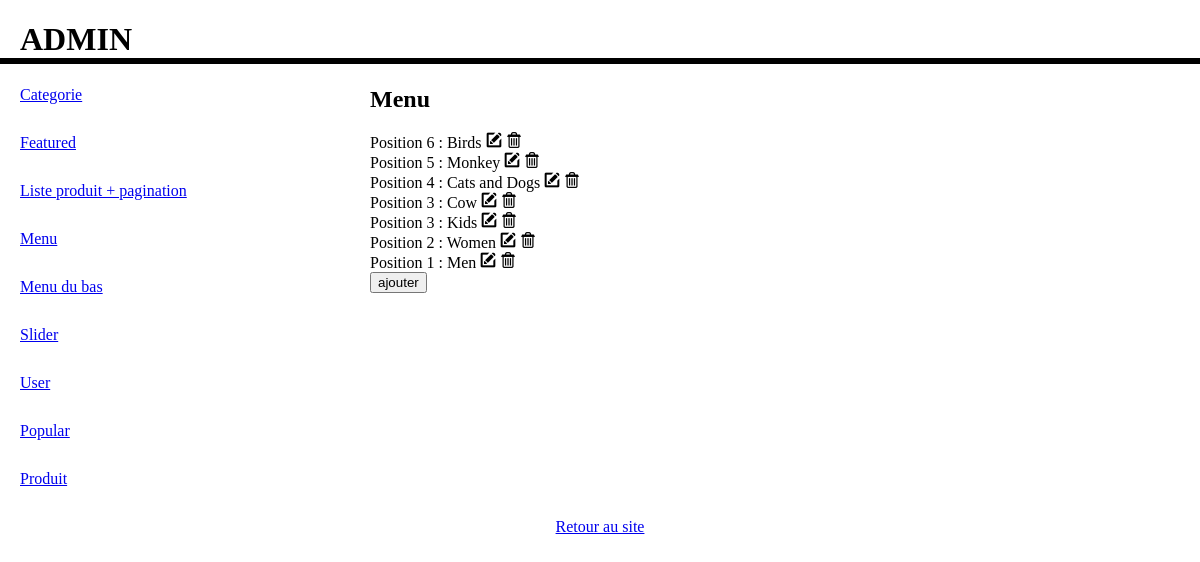
/admin.php?right=menu, run on an earlier commit of the app's database.
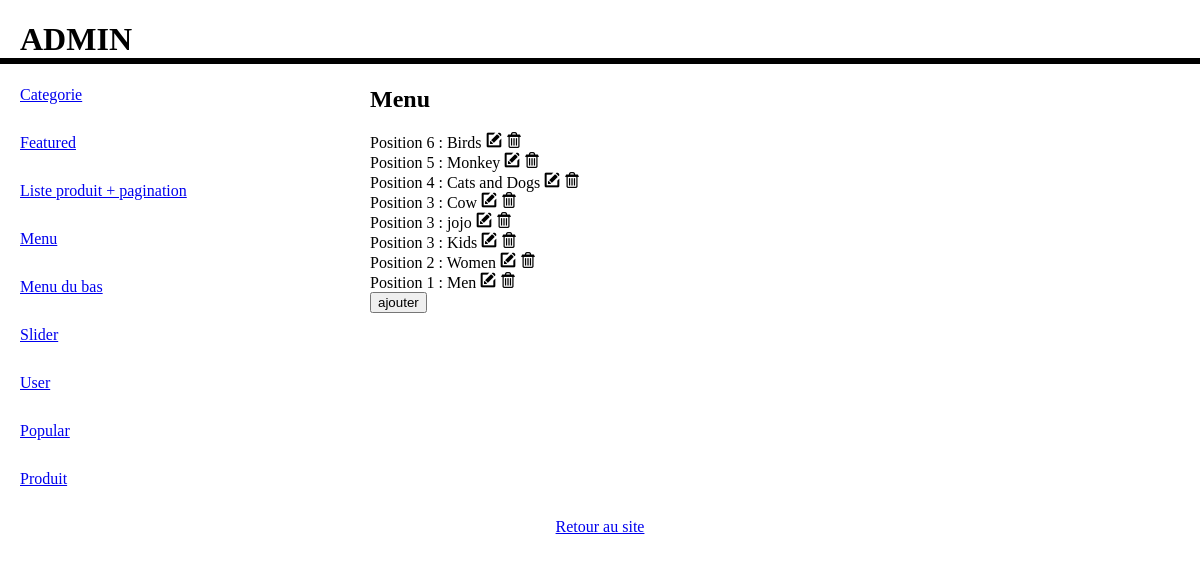
And on a later commit of the database.
### tables this page shows
CREATE TABLE `menu` (
  `id` int(11) NOT NULL,
  `position` tinyint(3) UNSIGNED NOT NULL DEFAULT '0',
  `name` varchar(255) NOT NULL
);

### menu.php (the view, shortened to what this page needs)
<h2>Menu</h2>
<?php
    $link = mysqli_connect("localhost","root", "", "gucci") or die("Impossible de se connecter : ".mysqli_error());
    mysqli_query($link, 'SET NAMES UTF8');
    $resultat = mysqli_query($link, 'SELECT * FROM `menu` ORDER BY `position` DESC, `name`');
    while($data = mysqli_fetch_assoc($resultat)){
        $position = $data['position'];
        $name = $data['name'];
?>
<div>
    <form method="post" action="./admin.php?right=setMenu">
        <span>Position <?= $position ?> : </span>
        <span><?= $name ?></span>
        <input type="image" src="./img/edit.png">
    </form>
    <form method="post" action="./admin.php?right=menu">
        <input type="image" src="./img/delete.png">
    </form>
</div>
<?php } ?>
<form method="post" action="./admin.php?right=setMenu">
    <input type="submit" name="type" value="ajouter">
</form>

### admin.php (shortened to what this page needs)
<!DOCTYPE HTML>
<html lang="fr">
	<head>
        <link href="./css/admin.css" rel="stylesheet" type="text/css" />
	</head>
	<body>
        <div id="page">
            <?php
                $h1 = '';
            ?>
            <h1>ADMIN <?=$h1?></h1>
            <ul class='menu left'>
                <li><a href="./admin.php?right=categorie">Categorie</a></li>
                <li><a href="./admin.php?right=featured">Featured</a></li>
                <li><a href="./admin?right=pagination.php">Liste produit + pagination</a></li>
                <li><a href="./admin.php?right=menu">Menu</a></li>
                <li><a href="./admin.php?right=bottomMenu">Menu du bas</a></li>
                <li><a href="./admin.php?right=slider">Slider</a></li>
                <li><a href="./admin.php?right=user">User</a></li>
                <li><a href="./admin.php?right=popular">Popular</a></li>
                <li><a href="./admin.php?right=product">Produit</a></li>
            </ul>
            <div class="right">
                <?php
                    if (isset($_GET['right']) && $_GET['right'] != ''){
                        switch ($_GET['right']) {
                            case 'categorie':
                            case 'featured':
                            case 'menu':
                            case 'product':
                            case 'slider':
                            case 'setMenu':
                            case 'setfeatured':
                            case 'setProduct':
                            case 'setSliderImg':
                            case 'setText':
                            case 'user':
                                include('./'.$_GET['right'].'.php');
                                break;
                        }
                    }else{
                        echo"<p>Cliquez sur un élément du menu pour l'afficher ici</p>";
                    }
                ?>
            </div>
            <a href="index.php">Retour au site</a>
        </div>
	</body>
</html>

### css/admin.css (style rules this page uses)
html body { margin:0 }
body * { box-sizing: border-box }
#page { min-width:320px }
h1 { padding-left:20px;border-bottom: 6px solid black }
h2 { margin:0 0 19px 0 }
.left { float:left;width: 30%;margin:0 10px 0 0;padding: 0; }
.left li { margin: 0 0 30px 20px;list-style-type:none }
.right { float:right;width:calc(70% - 10px) }
.right div form { display: inline-block }
.right input[src$=".png"] { width: 16px;height: 16px; }
a[href='index.php'] { display:block;text-align: center }

What changed in the data, as far as the page shows it:
added menu: position "3", name "jojo"
